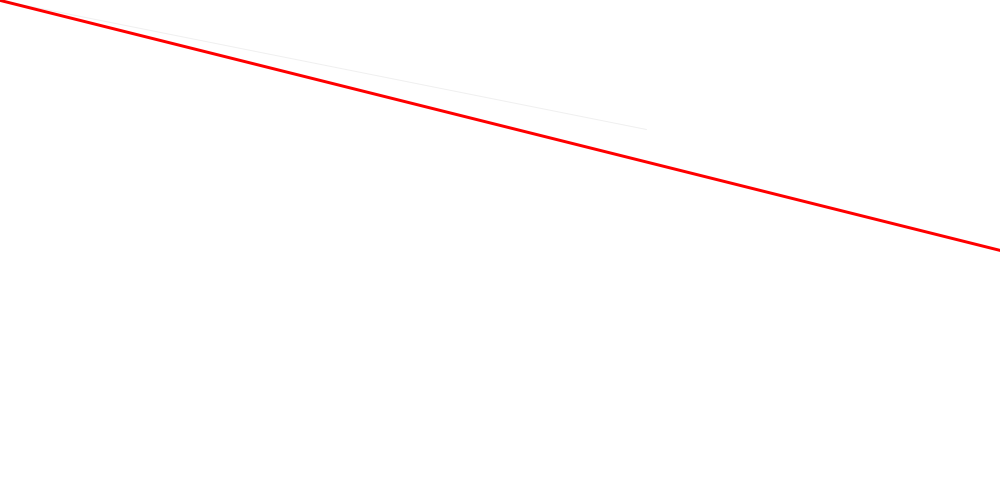
Frame 1 (no input)
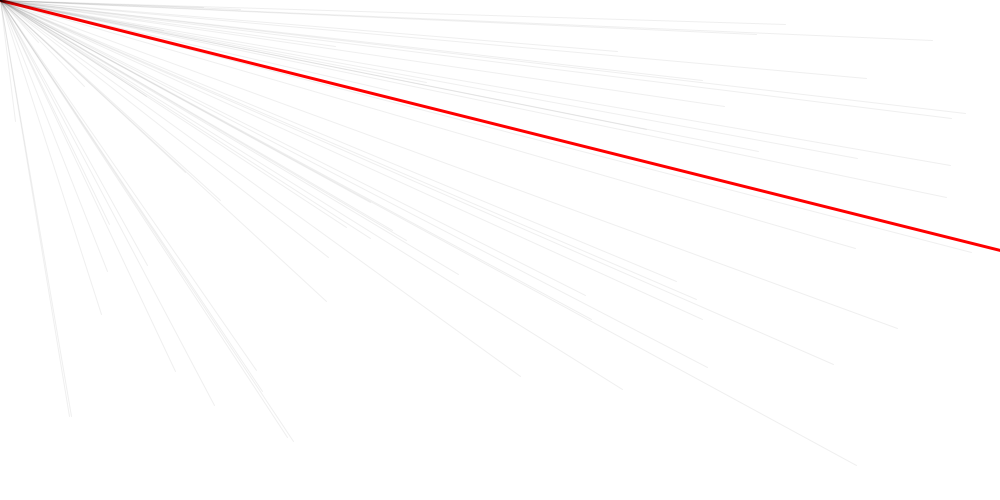
Frame 60 (the mouse pressed at the canvas centre just before this capture)
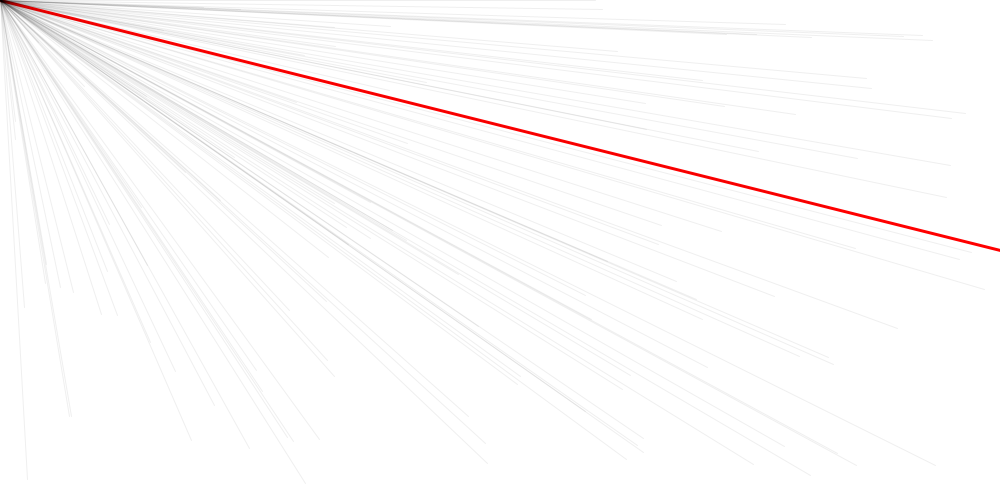
Frame 120 (the mouse held since frame 60 and released just before this capture)

The Processing sketch that drew these frames (run headless with seeded random() and noise(); from frame 60 on, the mouse is pressed at the canvas centre):

// Processing sketch: desafio_aHa
// ── desafio_aHa.pde
void setup(){
  size(1000,500);
  background (255);
  frameRate(500);
  
  strokeWeight(3);
  stroke(255, 0, 0);
  line(0,0,1000,250);
}

void draw(){
  strokeWeight(1);
  stroke(0, 16);
  line(0,0, random(0,1000), random (0,500));
}
